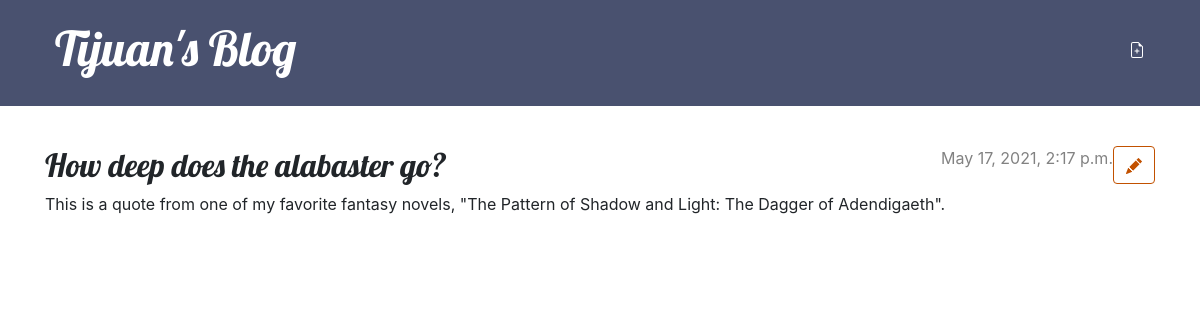
The page /post/8/ (signed in) on the database its author committed.
### blog/models.py (models this page shows, shortened)
class Post(models.Model):
    author = models.ForeignKey(settings.AUTH_USER_MODEL, on_delete=models.CASCADE)
    header_image = models.ImageField(null=True, blank=True, upload_to= "images/")
    title = models.CharField(max_length=200)
    created_date = models.DateTimeField(default=timezone.now)
    published_date = models.DateTimeField(blank=True, null=True)
    text = models.TextField()

### blog/views.py (the view)
# urls.py: path('post/<int:pk>/', views.post_detail, name='post_detail'),
def post_detail(request, pk):
    post = get_object_or_404(Post, pk=pk)
    return render(request, 'blog/post_detail.html', {'post': post})

### blog/templates/blog/post_detail.html (shortened to what this page needs)
{% extends 'blog/base.html' %}
{% block content %}
    <article class="post">
        <aside class="actions">
            <a class="btn btn-default" href="{% url 'post_edit' pk=post.pk %}">
            </a>
        </aside>
        {% if post.published_date %}
            <time class="date">
                {{ post.published_date }}
            </time>
        {% endif %}
        <h2>{{ post.title }}</h2>
        <p>{{ post.text|linebreaksbr }}</p>
    </article>
{% endblock %}

### blog/static/css/blog.css (style rules this page uses)
h1, h2, h3, h4 { font-family: 'Lobster', cursive; }
.date { color: #828282; }
.post { margin-bottom: 70px; }
.post > .date, .post > .actions { float: right; }
.btn-default, .btn-default:visited { color: #C25100; background: none; border-color: #C25100; }

### rows shown on the page
Post: published_date "May 17, 2021, 2:17 p.m.", title "How deep does the alabaster go?", text "This is a quote from one of my favorite fantasy novels, \"The Pattern of Shadow and Light: The Dagger of Adendigaeth\"."
